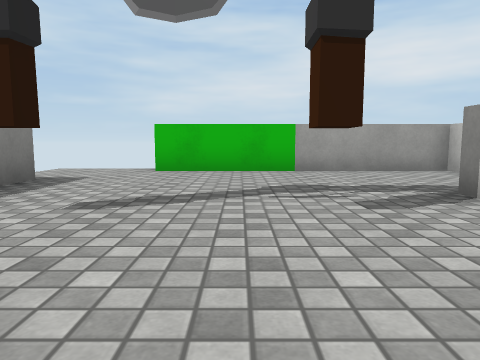
view 1 (above)

19 first-person views from a walk through a Unity game level. The camera is 0.58 m above the floor, tilts 6° down and sees 70° across. The floor is counted in squares, 1 m on a side. Each view is taken from the middle of a square. On the plan, view 1 faces up. The plan holds only what a view shows up to about 9 squares ahead; the rest is blank. Some surface patterns are stand-ins.

view 2
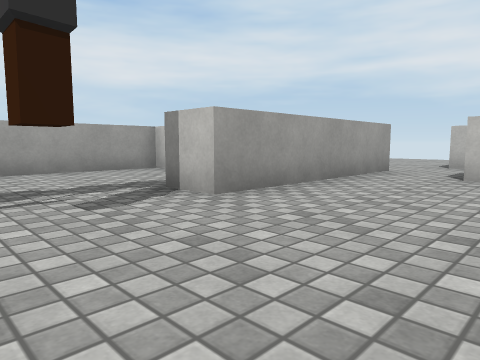

view 3
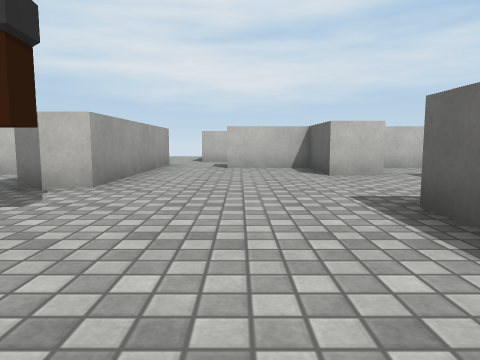

view 4
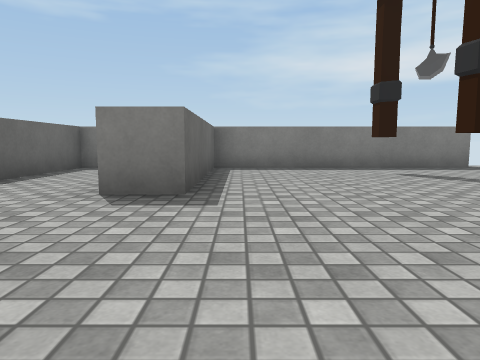

view 5
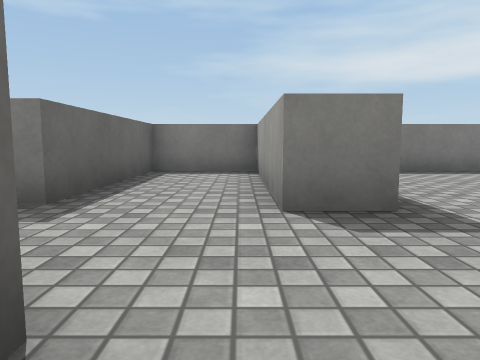

view 6
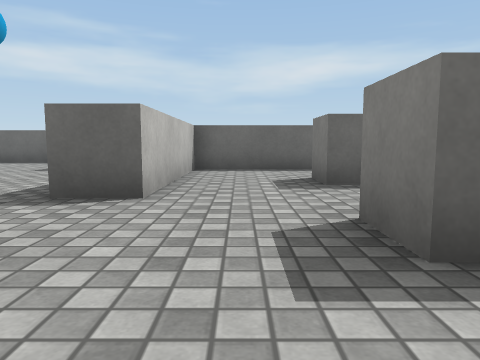

view 7
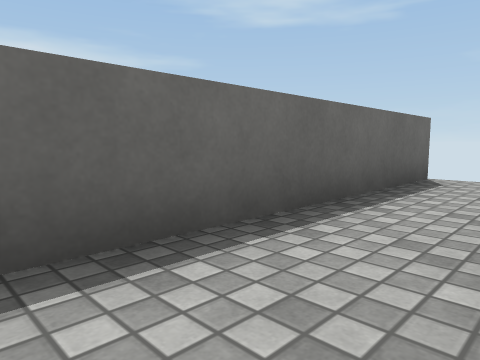

view 8
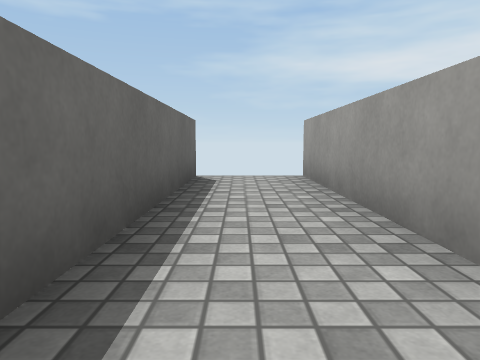

view 9
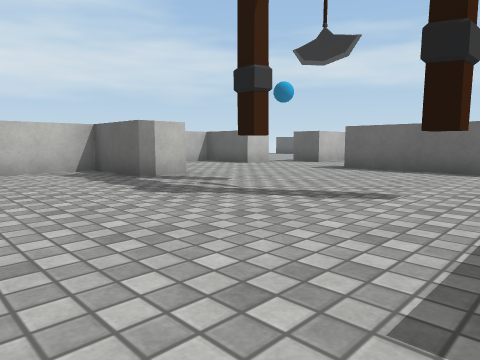

view 10
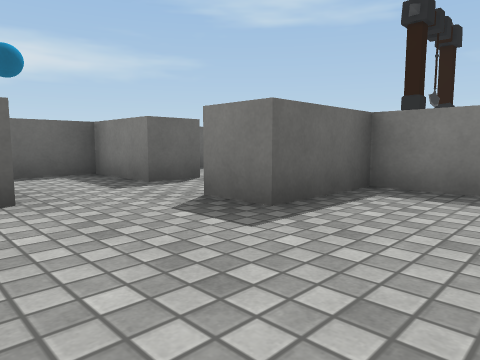

view 11
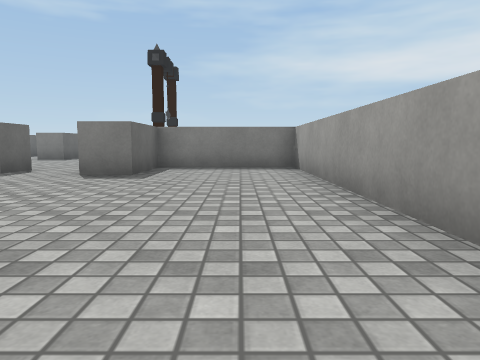

view 12
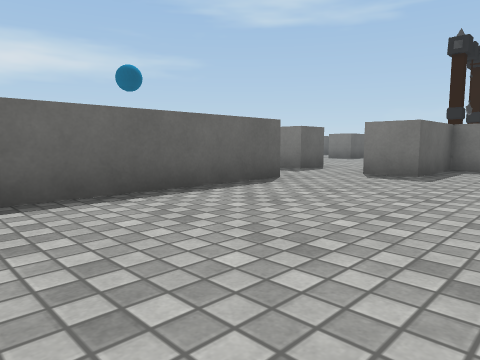

view 13
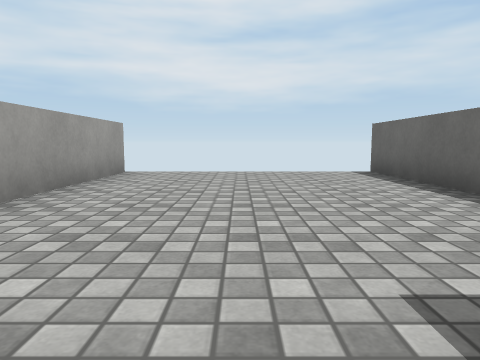

view 14
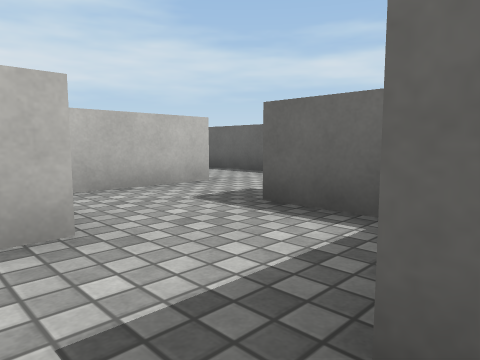

view 15
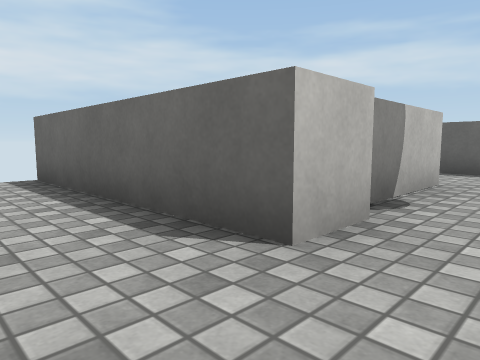

view 16
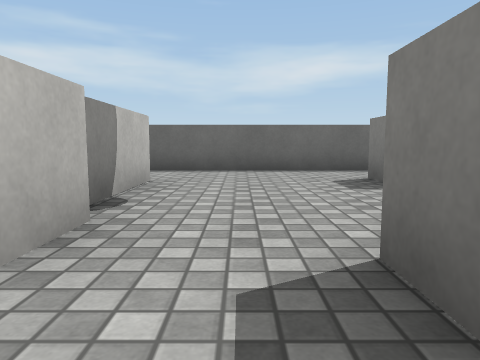

view 17
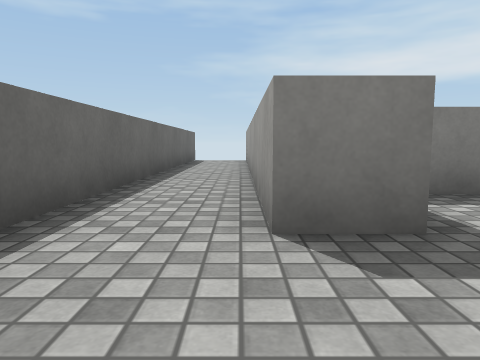

view 18
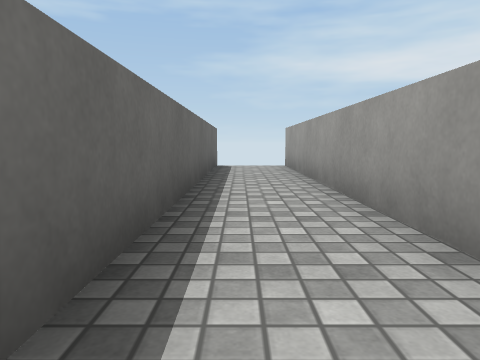

view 19
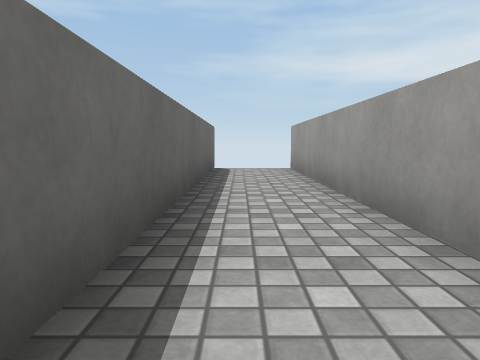

### Floor plan
Ten units are one square. View 1 is at (0, 0); x grows to the right and y downward. Boxes are objects, and circles mark ways between rooms. Rooms are numbered by the first view taken in them; rooms with no view inside come last. Other rooms are left out.
<svg viewBox="-50 -85 197 186">
<path fill="none" stroke="#000" d="M45 18 45 6 63 6 63 -13M65 -30 25 -30 25 -40 45 -40 45 -74 -19 -74M-33 -56 -33 6 11 6 11 16 -33 16 -33 38 8 38M30 36 30 26 41 26M5 49 -42 49M8 38 8 49M-42 68 30 68 30 36M91 -22 142 -22M91 -11 91 -16M141 -74 55 -74 55 -40 75 -40 75 -30 65 -30M63 -13 73 -13M58 68 58 78 -42 78M40 51 40 59M63 35 63 24M73 29 73 38M91 46 91 36 115 36M94 74 94 51M-45 96 100 96M113 16 113 -6M73 -13 73 6 94 6"/>
<rect x="-25" y="-35" width="10" height="10" fill="#bbb"><title>trap</title></rect>
<rect x="5" y="-35" width="10" height="10" fill="#bbb"><title>trap</title></rect>
<circle cx="15" cy="45" r="3" fill="#2a7"/>
<circle cx="70" cy="-20" r="3" fill="#2a7"/>
<circle cx="55" cy="30" r="3" fill="#2a7"/>
<circle cx="85" cy="-10" r="3" fill="#2a7"/>
<circle cx="105" cy="10" r="3" fill="#2a7"/>
<text x="10" y="-20">1</text>
<text x="0" y="60">2</text>
<text x="100" y="-50">3</text>
<text x="60" y="60">4</text>
<text x="100" y="0">5</text>
</svg>
Room 1 opens to room 2. Room 1 opens to room 3. Room 1 opens to room 4. Room 3 opens to room 5. Room 4 opens to room 5.

Where each view was taken, in squares from view 1:
view 1: 0 up, 0 right, facing up
view 2: 0 up, 0 right, facing up-right
view 3: 1 up, 2 left, facing right
view 4: 0 up, 5 right, facing left
view 5: 2 down, 4 right, facing left
view 6: 1 up, 2 right, facing down
view 7: 5 down, 2 right, facing down-left
view 8: 6 down, 2 right, facing left
view 9: 7 up, 3 left, facing down-right
view 10: 6 up, 10 right, facing down-left
view 11: 6 up, 14 right, facing left
view 12: 6 up, 14 right, facing down-left
view 13: 5 up, 7 right, facing right
view 14: 2 up, 7 right, facing down-right
view 15: 2 down, 8 right, facing down-right
view 16: 2 down, 8 right, facing down
view 17: 8 down, 8 right, facing left
view 18: 9 down, 5 right, facing left
view 19: 9 down, 4 right, facing left
